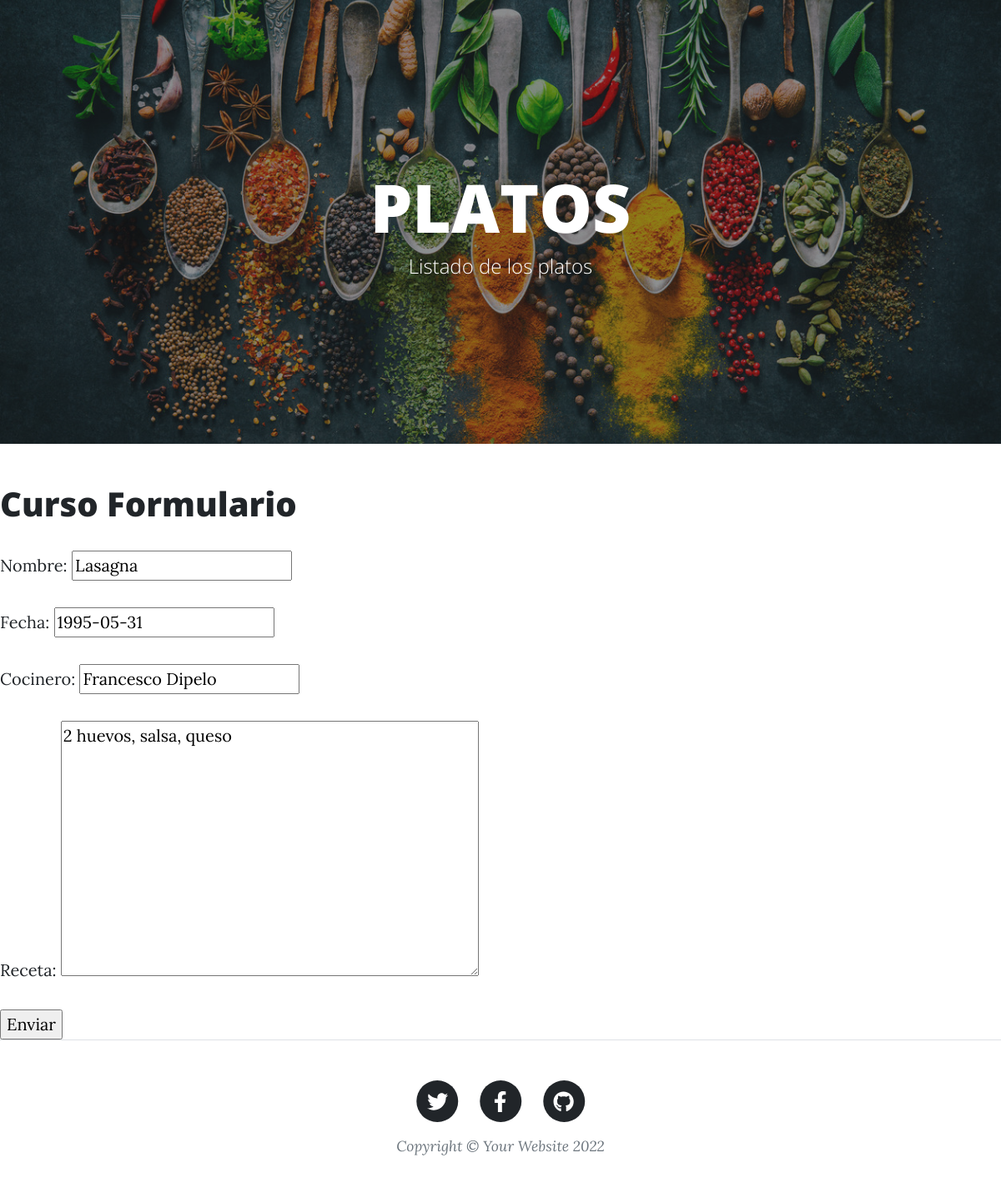
The page /AppBlog/platos/editar/2 on the database its author committed.
### AppBlog/models.py (models this page shows, shortened)
class Platos(models.Model):
    nombre = models.CharField(max_length=40)
    fecha = models.DateField()
    cocinero = models.CharField(max_length=40)
    receta = models.TextField()

### AppBlog/views.py (the view)
# urls.py: path('platos/editar/<pk>', PlatosUpdate.as_view(), name='platosEditar'),
class PlatosUpdate(UpdateView):
    model = Platos
    success_url = reverse_lazy("platosLista")
    fields = ['nombre','fecha','cocinero','receta']

### AppBlog/template/AppBlog/platos_form.html
{% extends "AppBlog/padre_platos.html" %}
{% load static %}
{% block contenidoQueCambia %}
<h1>Curso Formulario</h1>
<form method="post">{% csrf_token %}
    {{form.as_p}}
    <input type="submit" value="Enviar"/>
</form>
{% endblock %}

### rows shown on the page
Platos: nombre "Lasagna", fecha "1995-05-31", cocinero "Francesco Dipelo", receta "2 huevos, salsa, queso"
